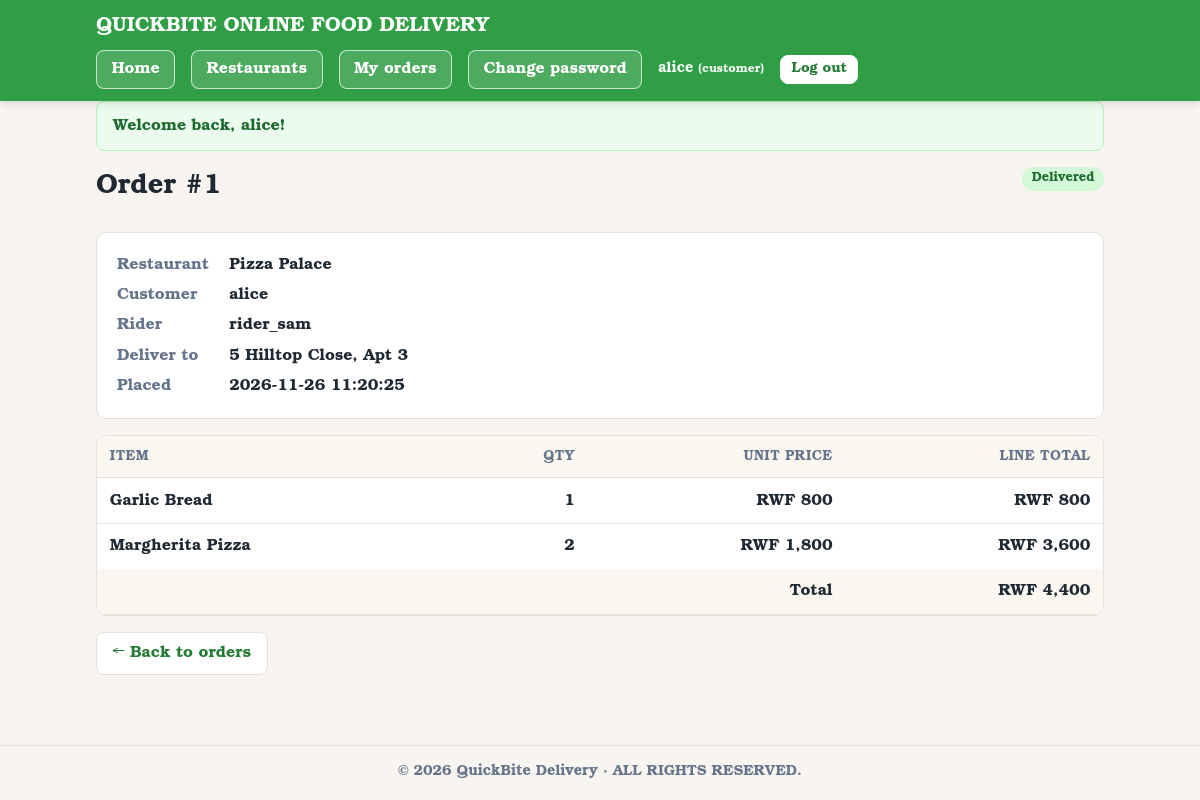
Page /index.php?r=orders/show&id=1 (signed in) on the committed database.
### tables this page shows
CREATE TABLE users (
    user_id INT AUTO_INCREMENT PRIMARY KEY,
    username VARCHAR(100) NOT NULL,
    email VARCHAR(150) NOT NULL UNIQUE,
    password_hash VARCHAR(255) NOT NULL,
    role ENUM('admin', 'customer', 'rider') NOT NULL,
    must_change_password TINYINT(1) NOT NULL DEFAULT 0,
    created_at TIMESTAMP DEFAULT CURRENT_TIMESTAMP
);

CREATE TABLE orders (
    order_id INT AUTO_INCREMENT PRIMARY KEY,
    customer_id INT NOT NULL,
    restaurant_id INT NOT NULL,
    rider_id INT NULL,
    status VARCHAR(50) NOT NULL DEFAULT 'pending',
    total DECIMAL(10,2) NOT NULL,
    delivery_address VARCHAR(255) NOT NULL,
    created_at TIMESTAMP DEFAULT CURRENT_TIMESTAMP,
    CONSTRAINT fk_order_customer
        FOREIGN KEY (customer_id) REFERENCES users(user_id),
    CONSTRAINT fk_order_restaurant
        FOREIGN KEY (restaurant_id) REFERENCES restaurants(restaurant_id),
    CONSTRAINT fk_order_rider
        FOREIGN KEY (rider_id) REFERENCES users(user_id)
        ON DELETE SET NULL
);

CREATE TABLE restaurants (
    restaurant_id INT AUTO_INCREMENT PRIMARY KEY,
    name VARCHAR(100) NOT NULL,
    location VARCHAR(150) NOT NULL,
    phone VARCHAR(20) NOT NULL
);

CREATE TABLE order_items (
    order_item_id INT AUTO_INCREMENT PRIMARY KEY,
    order_id INT NOT NULL,
    item_id INT NOT NULL,
    quantity INT NOT NULL,
    unit_price DECIMAL(10,2) NOT NULL,
    CONSTRAINT chk_oi_qty CHECK (quantity > 0),
    CONSTRAINT uq_order_item UNIQUE (order_id, item_id),
    CONSTRAINT fk_oi_order
        FOREIGN KEY (order_id) REFERENCES orders(order_id)
        ON DELETE CASCADE,
    CONSTRAINT fk_oi_item
        FOREIGN KEY (item_id) REFERENCES menu_items(item_id)
);

CREATE TABLE menu_items (
    item_id INT AUTO_INCREMENT PRIMARY KEY,
    restaurant_id INT NOT NULL,
    name VARCHAR(100) NOT NULL,
    price DECIMAL(10,2) NOT NULL,
    available BOOLEAN DEFAULT TRUE,
    photo VARCHAR(255) NULL,
    CONSTRAINT chk_menu_price CHECK (price >= 0),
    CONSTRAINT fk_menu_restaurant
        FOREIGN KEY (restaurant_id) REFERENCES restaurants(restaurant_id)
        ON DELETE CASCADE
);

### core/helpers.php (called while the page is built, shortened)
<?php
function e(?string $value): string
{
    return htmlspecialchars((string)$value, ENT_QUOTES | ENT_SUBSTITUTE, 'UTF-8');
}
function url(string $route = 'home/index', array $params = []): string
{
    return BASE_URL . '/index.php?' . http_build_query(['r' => $route] + $params);
}
function flashes(): array
{
    $all = $_SESSION['flash'] ?? [];
    return $all;
}
function money($amount): string
{
    return CURRENCY . number_format((float)$amount, 0);
}
function status_label(string $status): string
{
    return ucwords(str_replace('_', ' ', $status));
}
function view(string $name, array $data = []): void
{
    extract($data, EXTR_SKIP);
    require BASE_PATH . '/views/layout/header.php';
    require BASE_PATH . '/views/' . $name . '.php';
    require BASE_PATH . '/views/layout/footer.php';
}

### controllers/OrderController.php (called while the page is built, shortened)
<?php
final class OrderController
{
    public function show(): void
    {
        $order = OrderModel::find(get_id());
        view('orders/show', [
            'title' => 'Order #' . $order['order_id'],
            'order' => $order,
            'items' => OrderModel::items((int)$order['order_id']),
        ]);
    }
}

### index.php (called while the page is built, shortened)
<?php
require __DIR__ . '/core/bootstrap.php';
$route = isset($_GET['r']) && is_string($_GET['r']) ? $_GET['r'] : 'home/index';
$parts = explode('/', $route, 2);
$action = $parts[1] ?? 'index';
try {
    (new $class())->$action();
} catch (Throwable $e) {
    error_log($e->getMessage() . ' @ ' . $e->getFile() . ':' . $e->getLine());
    http_response_code(500);
    view('errors/500', [
        'title'  => 'Server error',
        'detail' => APP_DEBUG ? $e->getMessage() : null,
    ]);
}

### core/Auth.php (called while the page is built, shortened)
<?php
final class Auth
{
    public static function user(): ?array
    {
        return $_SESSION['user'] ?? null;
    }
    public static function id(): int
    {
        return (int)($_SESSION['user']['id'] ?? 0);
    }
    public static function refresh(): void
    {
        try {
            $row = UserModel::find(self::id());
        } catch (Throwable $e) {
            return;
        }
    }
}

### core/Database.php (called while the page is built, shortened)
<?php
final class Database
{
    private static ?PDO $pdo = null;
    public static function pdo(): PDO
    {
        if (self::$pdo === null) {
            $dsn = sprintf('mysql:host=%s;port=%s;dbname=%s;charset=utf8mb4', DB_HOST, DB_PORT, DB_NAME);
            self::$pdo = new PDO($dsn, DB_USER, DB_PASS, [
                PDO::ATTR_ERRMODE            => PDO::ERRMODE_EXCEPTION,
                PDO::ATTR_DEFAULT_FETCH_MODE => PDO::FETCH_ASSOC,
                PDO::ATTR_EMULATE_PREPARES   => false,
            ]);
        }
        return self::$pdo;
    }
    public static function query(string $sql, array $params = []): PDOStatement
    {
        $stmt = self::pdo()->prepare($sql);
        $stmt->execute($params);
        return $stmt;
    }
}

### models/UserModel.php (called while the page is built, shortened)
<?php
final class UserModel
{
    public static function find(int $id): ?array
    {
        $row = Database::query('SELECT * FROM users WHERE user_id = ?', [$id])->fetch();
        return $row ?: null;
    }
}

### core/bootstrap.php (called while the page is built, shortened)
<?php
spl_autoload_register(static function (string $class): void {
    foreach (['core', 'models', 'controllers'] as $dir) {
        $file = BASE_PATH . "/$dir/$class.php";
        if (is_file($file)) {
            return;
        }
    }
});
require BASE_PATH . '/core/helpers.php';
Auth::refresh();

### models/OrderModel.php (called while the page is built, shortened)
<?php
final class OrderModel
{
    public static function find(int $id): ?array
    {
        $row = Database::query(self::SELECT . ' WHERE o.order_id = ?', [$id])->fetch();
        return $row ?: null;
    }
    public static function items(int $orderId): array
    {
        return Database::query(
            'SELECT oi.*, m.name, (oi.quantity * oi.unit_price) AS line_total
               FROM order_items oi
               JOIN menu_items m ON m.item_id = oi.item_id
              WHERE oi.order_id = ?
              ORDER BY m.name',
            [$orderId]
        )->fetchAll();
    }
}

### views/orders/show.php (the view, shortened to what this page needs)
<div class="page-head">
    <h1>Order #<?= (int)$order['order_id'] ?></h1>
    <span class="badge status-<?= e($order['status']) ?>"><?= e(status_label($order['status'])) ?></span>
</div>
<div class="card">
    <dl class="details">
        <dt>Restaurant</dt><dd><?= e($order['restaurant_name']) ?></dd>
        <dt>Customer</dt><dd><?= e($order['customer_name']) ?></dd>
        <dt>Rider</dt><dd><?= e($order['rider_name'] ?? 'Not assigned yet') ?></dd>
        <dt>Deliver to</dt><dd><?= e($order['delivery_address']) ?></dd>
        <dt>Placed</dt><dd><?= e((string)$order['created_at']) ?></dd>
    </dl>
</div>
<div class="table-wrap">
<table>
    <thead><tr><th>Item</th><th class="num">Qty</th><th class="num">Unit price</th><th class="num">Line total</th></tr></thead>
    <tbody>
    <?php foreach ($items as $it): ?>
        <tr>
            <td><?= e($it['name']) ?></td>
            <td class="num"><?= (int)$it['quantity'] ?></td>
            <td class="num"><?= e(money($it['unit_price'])) ?></td>
            <td class="num"><?= e(money($it['line_total'])) ?></td>
        </tr>
    <?php endforeach; ?>
    </tbody>
    <tfoot><tr><th colspan="3" class="num">Total</th><th class="num"><?= e(money($order['total'])) ?></th></tr></tfoot>
</table>
</div>
<div class="actions">
    <a class="btn btn-light" href="<?= e(url('orders/index')) ?>">← Back to orders</a>
</div>

### views/layout/header.php (shortened to what this page needs)
<?php
$currentUser = Auth::user();
?><!DOCTYPE html>
<html lang="en">
<head>
    <link rel="stylesheet" href="<?= e(BASE_URL) ?>/assets/css/style.css">
</head>
<body data-api="<?= e(BASE_URL . '/api.php') ?>" data-show-url="<?= e(url('restaurants/show')) ?>">
<header class="site-header">
    <div class="container nav">
        <a class="brand" href="<?= e(url('home/index')) ?>"> QUICKBITE ONLINE FOOD DELIVERY</a>
        <nav id="nav-links" class="nav-links">
            <a href="<?= e(url('home/index')) ?>">Home</a>
            <a href="<?= e(url('restaurants/index')) ?>">Restaurants</a>
            <?php if ($currentUser): ?>
                <a href="<?= e(url('orders/index')) ?>"><?= $currentUser['role'] === 'customer' ? 'My orders' : 'Orders' ?></a>
                <a href="<?= e(url('auth/changePassword')) ?>">Change password</a>
                <span class="nav-user"><?= e($currentUser['username']) ?> <small>(<?= e($currentUser['role']) ?>)</small></span>
                <form method="post" action="<?= e(url('auth/logout')) ?>" class="inline-form">
                    <button type="submit" class="btn btn-small btn-light">Log out</button>
                </form>
            <?php else: ?>
                <a href="<?= e(url('auth/login')) ?>">Log in</a>
                <a class="btn btn-small btn-light" href="<?= e(url('auth/register')) ?>">Sign up</a>
            <?php endif; ?>
        </nav>
    </div>
</header>
<main class="container">
    <?php foreach (flashes() as $f): ?>
        <div class="flash flash-<?= e($f['type']) ?>" role="status"><?= e($f['msg']) ?></div>
    <?php endforeach; ?>

### assets/css/style.css (style rules this page uses)
:root { --brand: #2f9e44; --brand-dark: #237a35; --ink: #1f2933; --muted: #64748b; --bg: #f8f5f1; --card: #ffffff; --line: #e5e0d8; --ok: #2f9e44; --danger: #d9480f; --radius: 10px; }
* { box-sizing: border-box; }
body { margin: 0; font-family: "Bookman Old Style", Bookman, "URW Bookman", "Bookman URW", Georgia, serif; font-weight: 700; color: var(--ink); background: var(--bg); line-height: 1.5; min-height: 100vh; display: flex; flex-direction: column; }
main { flex: 1; padding-top: 1.5rem; padding-bottom: 2rem; }
.container { width: 100%; max-width: 1040px; margin: 0 auto; padding: 0 1rem; }
a { color: var(--brand-dark); }
h1 { margin: 0 0 .5rem; font-size: 1.7rem; }
.site-header { background: var(--brand); color: #fff; position: sticky; top: 0; z-index: 100; box-shadow: 0 2px 8px rgba(0, 0, 0, .15); }
.nav { display: flex; align-items: center; justify-content: space-between; flex-wrap: wrap; gap: .5rem; padding-top: .75rem; padding-bottom: .75rem; }
.brand { color: #fff; text-decoration: none; font-weight: 700; font-size: 1.25rem; }
.nav-links { display: flex; align-items: center; gap: 1rem; flex-wrap: wrap; }
.nav-links a:not(.btn) { color: #fff; text-decoration: none; font-weight: 700; padding: .4rem .9rem; border: 1px solid rgba(255, 255, 255, .7); border-radius: 8px; background: rgba(255, 255, 255, .14); }
.nav-user { font-size: .9rem; opacity: .95; }
.btn { display: inline-block; padding: .55rem 1rem; border: 0; border-radius: 8px; background: var(--brand); color: #fff; font-size: 1rem; font-weight: 600; cursor: pointer; text-decoration: none; text-align: center; }
.btn-light { background: #fff; color: var(--brand-dark); border: 1px solid var(--line); }
.site-header .btn-light { color: var(--brand-dark); border-color: #fff; }
.btn-small { padding: .3rem .65rem; font-size: .88rem; }
.inline-form { display: inline; margin: 0; }
.card { background: var(--card); border: 1px solid var(--line); border-radius: var(--radius); padding: 1.25rem; margin-bottom: 1rem; }
.page-head { display: flex; justify-content: space-between; align-items: flex-start; flex-wrap: wrap; gap: .75rem; margin-bottom: 1rem; }
.actions { display: flex; flex-wrap: wrap; gap: .5rem; align-items: center; margin-top: .5rem; }
input, select, textarea, button { font-family: inherit; font-weight: inherit; }
.flash { padding: .75rem 1rem; border-radius: 8px; margin-bottom: 1rem; border: 1px solid; }
.flash-success { background: #ebfbee; border-color: #b2f2bb; color: #1e6b2f; }
.table-wrap { overflow-x: auto; background: var(--card); border: 1px solid var(--line); border-radius: var(--radius); margin-bottom: 1rem; }
table { width: 100%; border-collapse: collapse; }
th, td { padding: .65rem .8rem; text-align: left; border-bottom: 1px solid var(--line); vertical-align: middle; }
thead th { background: #faf6f0; font-size: .85rem; text-transform: uppercase; letter-spacing: .03em; color: var(--muted); }
tfoot th { background: #faf6f0; }
tbody tr:last-child td { border-bottom: 0; }
.num { text-align: right; white-space: nowrap; }
.badge { display: inline-block; padding: .15rem .6rem; border-radius: 999px; font-size: .8rem; font-weight: 600; background: #eceff1; color: #455a64; white-space: nowrap; }
.badge-ok, .status-delivered { background: #d3f9d8; color: #1e6b2f; }
.details { display: grid; grid-template-columns: max-content 1fr; gap: .4rem 1.25rem; margin: 0; }
.details dt { color: var(--muted); font-weight: 600; }
.details dd { margin: 0; }

### rows in the picture
users: username "alice", role "customer"
orders: order_id "1", status "Delivered", restaurant.name "Pizza Palace", customer.username "alice", rider.username "rider_sam", delivery_address "5 Hilltop Close, Apt 3", created_at "2026-11-26 11:20:25", total "RWF 4,400"
order_items: item.name "Garlic Bread", quantity "1", unit_price "RWF 800", line_total "RWF 800"
order_items: item.name "Margherita Pizza", quantity "2", unit_price "RWF 1,800", line_total "RWF 3,600"

### other values in the picture
$f['msg'] "Welcome back, alice!"
APP_NAME "QuickBite Delivery"
